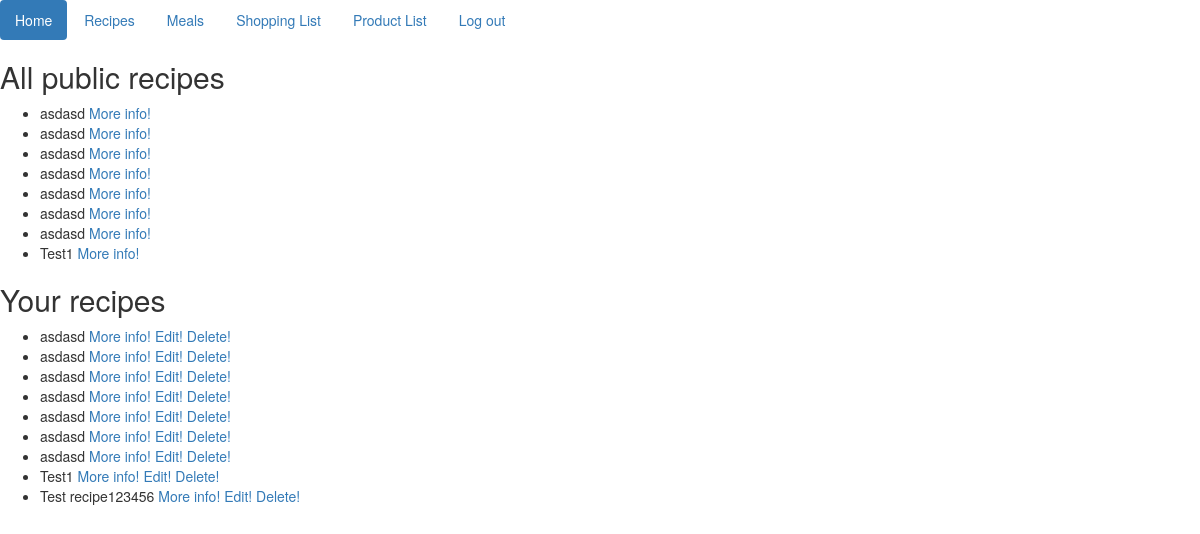
The app's page /recipes/ (signed in), older data.
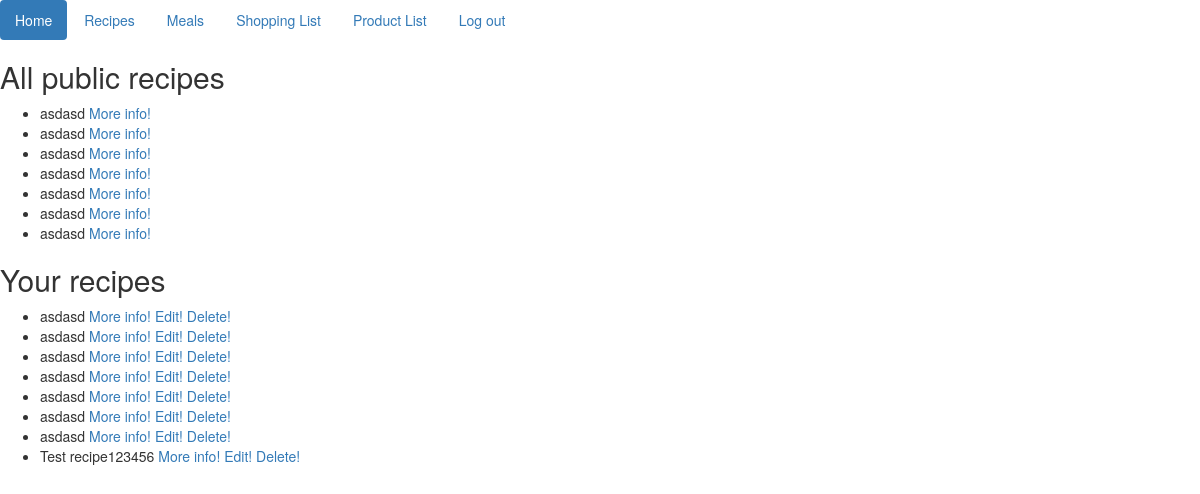
The same page, newer data.
### recipe/models.py (models this page shows)
class Recipe(models.Model):
    name = models.CharField(max_length=200)
    user = models.ForeignKey(User, on_delete=models.CASCADE)
    ingredients = models.ManyToManyField(Ingredient)
    description = models.CharField(max_length=1000)
    date = models.DateField(default=datetime.date.today)
    global_access = models.BooleanField()
    class Meta:
        ordering = ["-name"]
    def __str__(self):
        return self.name

### website/views.py (the view)
# urls.py: url(r'^recipes/$', ShowAllRecipes.as_view()),
class ShowAllRecipes(ListView):
    context_object_name = 'recipe'
    queryset = Recipe.objects.filter(global_access=False)
    queryset2 = Recipe.objects.filter(global_access=True)
    def get_context_data(self, **kwargs):
        queryset = Recipe.objects.filter(user=self.request.user)
        queryset2 = Recipe.objects.filter(global_access=True)
        context = {
            'paginator': None,
            'page_obj': None,
            'is_paginated': False,
            'object_list': queryset,
            'object_list2': queryset2
        }
        context.update(kwargs)
        return context

### templates/recipe/recipe_list.html
{% extends "index.html" %}
{% block content %}
    <h2>All public recipes</h2>
    <ul>
        {% for recipe in object_list2 %}
            <li>{{ recipe }} <a href="/recipe/{{ recipe.id }}">More info!</a></li>
        {% endfor %}
    </ul>
    <h2>Your recipes</h2>
    <ul>
        {% for recipe in object_list %}
            <li>{{ recipe }} <a href="/recipe/{{ recipe.id }}">More info!</a> <a href="/edit_recipe/{{ recipe.id }}">Edit!</a> <a href="/delete_recipe/{{ recipe.id }}">Delete!</a></li>
        {% endfor %}
    </ul>
{% endblock %}

### templates/index.html (shortened to what this page needs)
<!DOCTYPE html>
<html lang="en">
<head>
    <link rel="stylesheet" href="https://maxcdn.bootstrapcdn.com/bootstrap/3.3.6/css/bootstrap.min.css"
>
    <link rel="stylesheet" href="https://maxcdn.bootstrapcdn.com/bootstrap/3.3.6/css/bootstrap-theme.min.css"
>
    <link rel="stylesheet" href="//code.jquery.com/ui/1.11.0/themes/smoothness/jquery-ui.css">
    <link rel="stylesheet" href="http://code.jquery.com/ui/1.11.0/themes/smoothness/jquery-ui.css">
</head>
<body>
<ul class="nav nav-pills">
    <li role="presentation" class="active"><a href="/">Home</a></li>
    <li role="presentation"><a href="/add_recipe">Recipes</a></li>
    {% if user.is_authenticated %}
        <li role="presentation"><a href="/add_meal">Meals</a></li>
        <li role="presentation"><a href="/shopping_list">Shopping List</a></li>
        <li role="presentation"><a href="/product_list">Product List</a></li>
        <li role="presentation"><a href="/logout">Log out</a></li>
    {% else %}
        <li role="presentation"><a href="/login">Login</a></li>
        <li role="presentation"><a href="/register">Register</a></li>
    {% endif %}
</ul>
{% block content %}
{% endblock %}
</body>
</html>

Row changes from the older to the newer data that the page shows:
removed Recipe: name "Test1"
